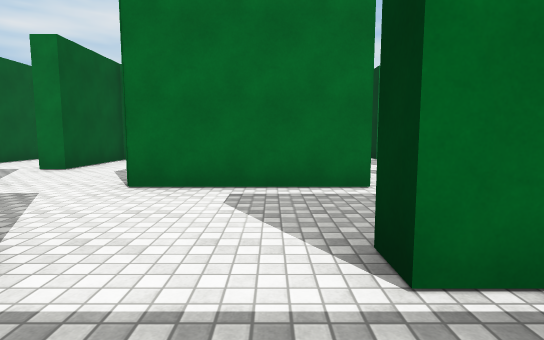
view 1 (above)

23 first-person views from a walk through a 3-D level made in the Unity game engine. The camera is 1.3 m above the floor, tilts 6° down and sees 80° across. The floor is counted in squares, 2 m on a side. Each view is taken from the middle of a square. On the plan, view 1 faces up. The plan holds only what a view shows up to about 10 squares ahead; the rest is blank. The player is left out. Surface patterns are stand-ins for the level's own textures.

view 2
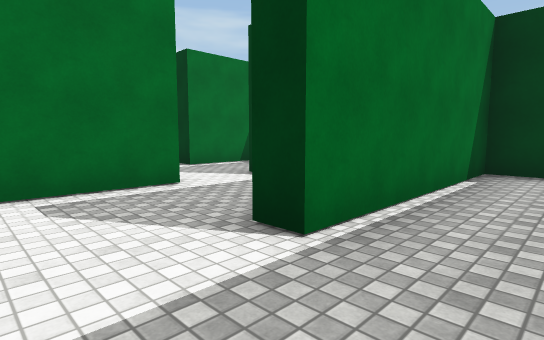

view 3
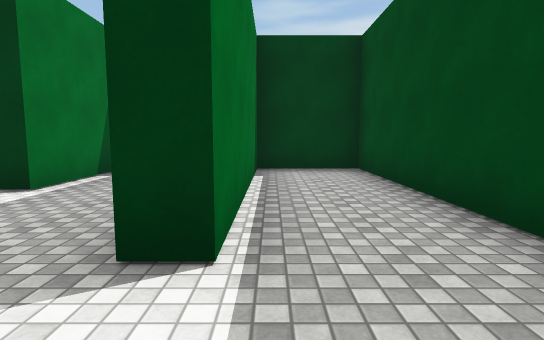

view 4
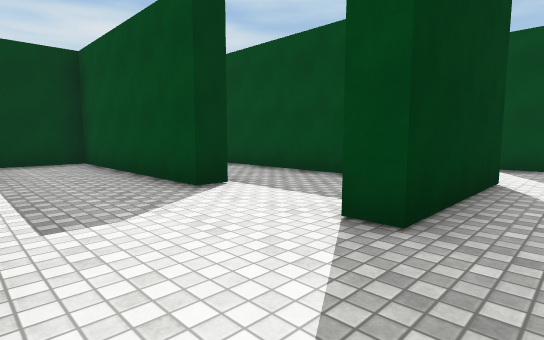

view 5
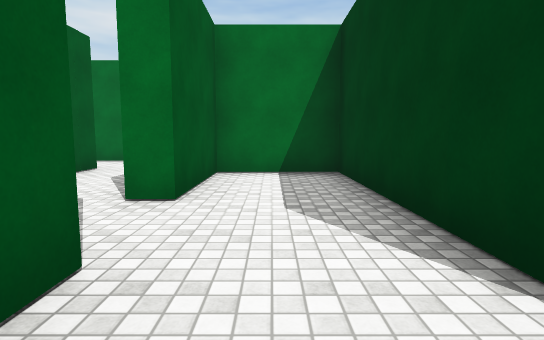

view 6
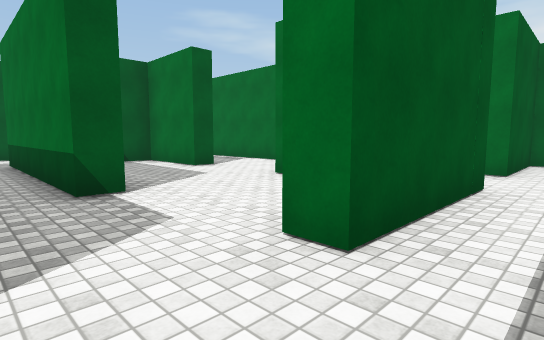

view 7
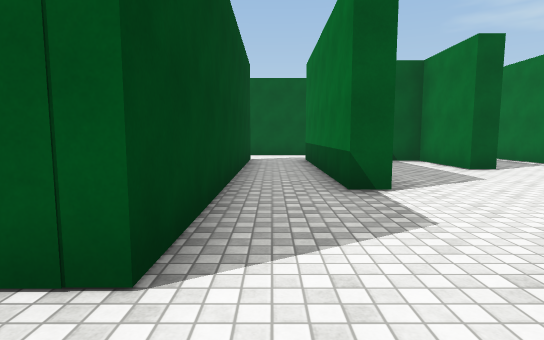

view 8
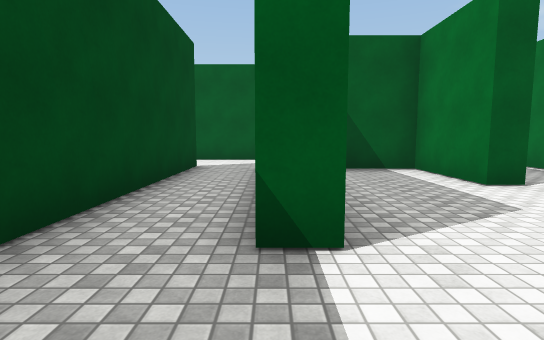

view 9
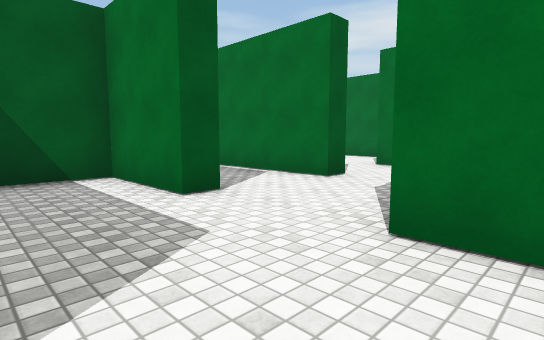

view 10
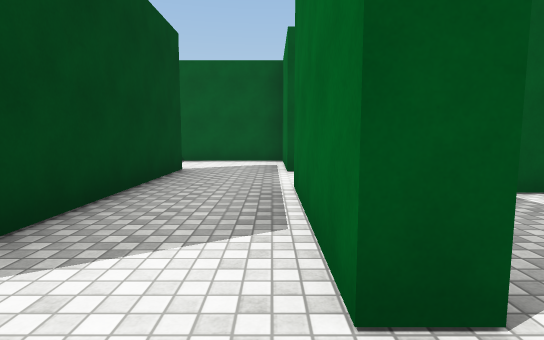

view 11
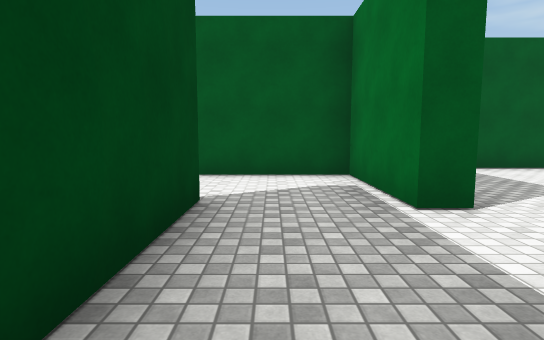

view 12
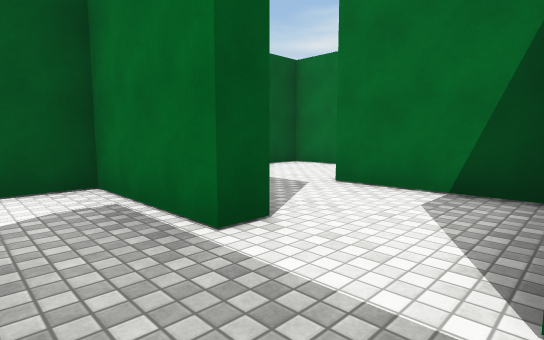

view 13
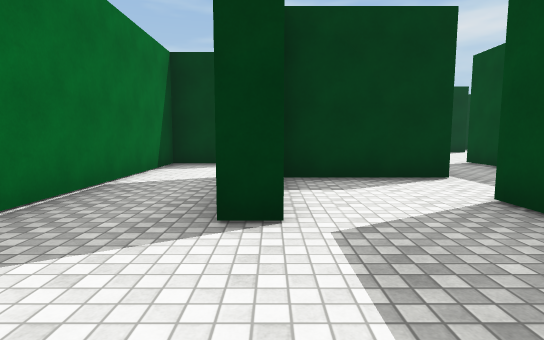

view 14
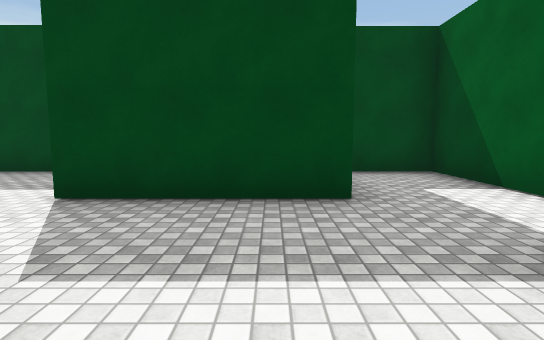

view 15
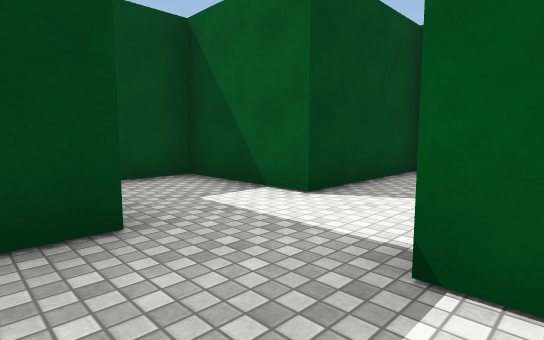

view 16
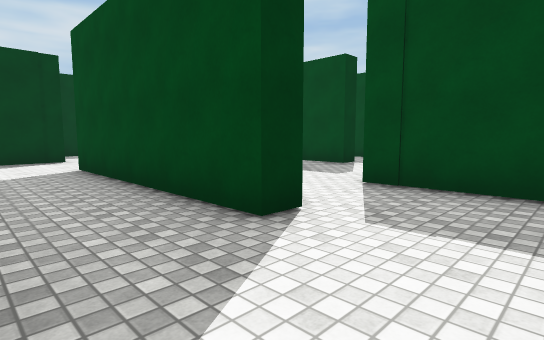

view 17
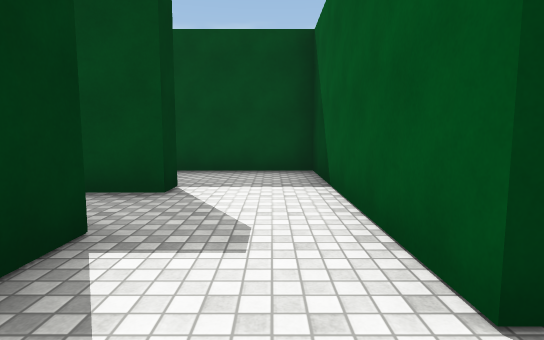

view 18
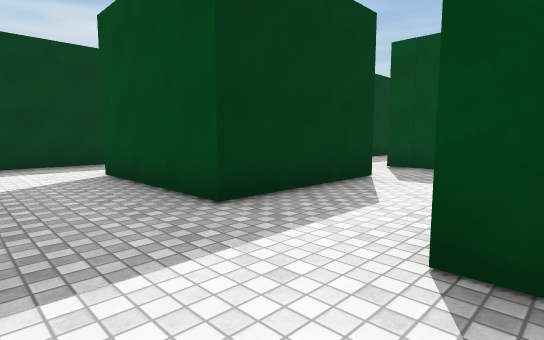

view 19
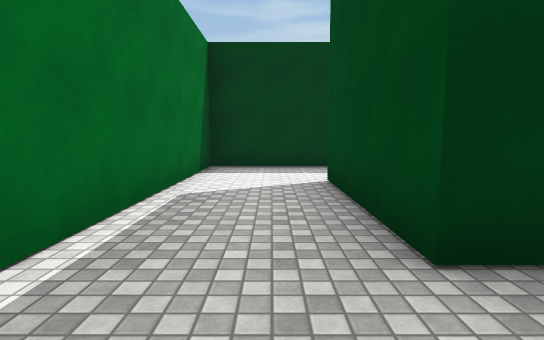

view 20
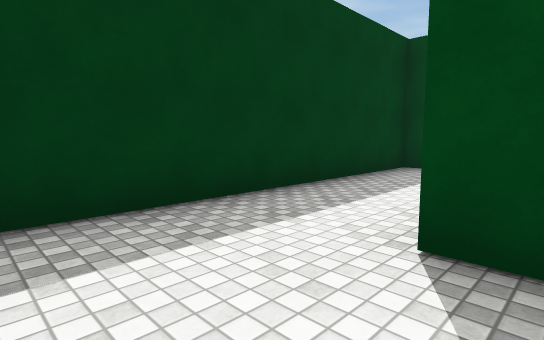

view 21
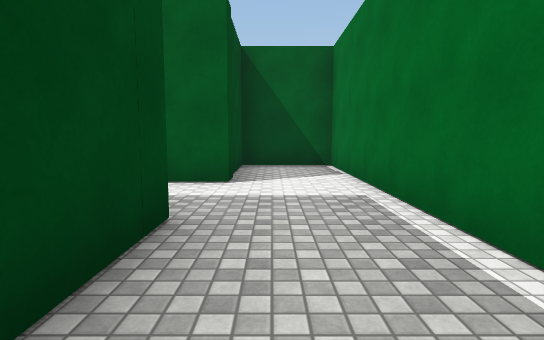

view 22
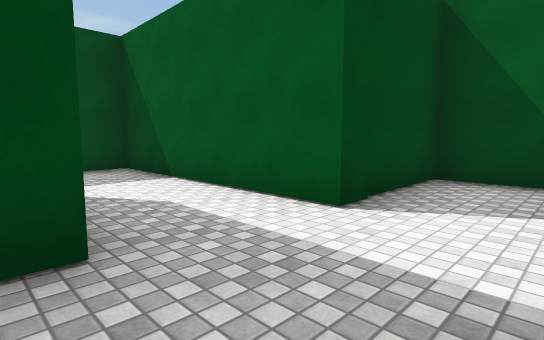

view 23
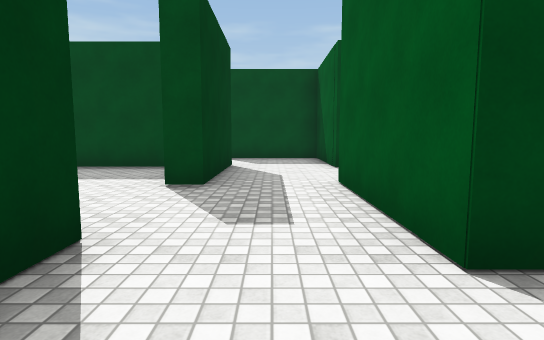

### Floor plan
Ten units are one square. View 1 is at (0, 0); x grows to the right and y downward. Boxes are objects, and circles mark ways between rooms. Rooms are numbered by the first view taken in them; rooms with no view inside come last. Other rooms are left out.
<svg viewBox="-195 -118 253 157">
<path fill="none" stroke="#000" d="M-9 6 53 6 53 -13 7 -13 7 -20M-21 -20 -15 -20M12 -40 -18 -40M-39 -35 -39 -15M-39 -45 -39 -35M-18 -40 -18 -87 -39 -87 -39 -63M-39 -15 -45 -15M-68 -15 -68 -9M-65 6 -43 6 -43 15M-21 12 -21 -20M-90 -63 -121 -63M-70 -40 -70 -52M-138 -68 -138 -63M-142 -43 -90 -43 -90 -38M-136 -89 -146 -89 -146 -95M-161 -113 -174 -113 -174 -84M-169 -68 -138 -68M-116 -91 -116 -86M-189 -68 -189 -43 -174 -43M-95 -102 -95 -113 -144 -113M-142 -38 -142 -43M-138 -63 -163 -63 -163 -36M-158 -20 -138 -20M-118 11 -118 6 -65 6M-138 -20 -138 14M-68 -9 -118 -9 -118 -16M-70 -94 -65 -94 -65 -45 -39 -45M-39 -63 -45 -63 -45 -92 -12 -92M7 -44 7 -113 -90 -113 -90 -92 -70 -92M-90 -38 -113 -38 -113 -24M-61 -40 -70 -40M46 -63 28 -63 28 -69M28 -38 28 -44M-91 -89 -96 -89M-90 -69 -90 -63M7 -20 53 -20 53 -34M48 -38 28 -38M-43 15 -43 34 -16 34M-121 -63 -121 -89 -136 -89"/>
<circle cx="-30" cy="-40" r="3" fill="#2a7"/>
<circle cx="-30" cy="-20" r="3" fill="#2a7"/>
<circle cx="10" cy="-30" r="3" fill="#2a7"/>
<circle cx="-40" cy="-55" r="3" fill="#2a7"/>
<circle cx="-70" cy="0" r="3" fill="#2a7"/>
<circle cx="-70" cy="-25" r="3" fill="#2a7"/>
<circle cx="-35" cy="10" r="3" fill="#2a7"/>
<circle cx="-140" cy="-55" r="3" fill="#2a7"/>
<circle cx="-85" cy="-40" r="3" fill="#2a7"/>
<circle cx="-85" cy="-70" r="3" fill="#2a7"/>
<circle cx="-130" cy="-70" r="3" fill="#2a7"/>
<circle cx="-105" cy="-90" r="3" fill="#2a7"/>
<circle cx="-140" cy="-80" r="3" fill="#2a7"/>
<circle cx="-140" cy="-30" r="3" fill="#2a7"/>
<circle cx="20" cy="-40" r="3" fill="#2a7"/>
<text x="0" y="-10">1</text>
<text x="-30" y="-60">2</text>
<text x="-50" y="-10">3</text>
<text x="-100" y="-50">4</text>
<text x="-150" y="-90">5</text>
<text x="-150" y="-50">6</text>
<text x="-110" y="0">7</text>
<text x="-40" y="-100">8</text>
<text x="-90" y="-30">9</text>
<text x="30" y="-60">10</text>
<text x="-90" y="-80">11</text>
<text x="20" y="-30">12</text>
<text x="-30" y="20">13</text>
<text x="-130" y="-80">14</text>
</svg>
Room 1 opens to room 2. Room 1 opens to room 3. Room 1 opens to room 12. Room 2 opens to room 8. Room 3 opens to room 7. Room 3 opens to room 9. Room 3 opens to room 13. Room 4 opens to room 6. Room 4 opens to room 9. Room 4 opens to room 11. Room 4 opens to room 14. Room 5 opens to room 11. Room 5 opens to room 14. Room 6 opens to room 7. Room 10 opens to room 12.

Where each view was taken, in squares from view 1:
view 1: 0 up, 0 right, facing up
view 2: 0 up, 1 left, facing up-right
view 3: 1 up, 1 left, facing right
view 4: 4 up, 3 left, facing down-right
view 5: 3 up, 3 left, facing up
view 6: 0 up, 3 left, facing up-left
view 7: 0 up, 3 left, facing left
view 8: 1 up, 5 left, facing left
view 9: 2 up, 6 left, facing up-left
view 10: 6 up, 8 left, facing left
view 11: 5 up, 11 left, facing left
view 12: 5 up, 12 left, facing up-left
view 13: 9 up, 17 left, facing right
view 14: 10 up, 16 left, facing down
view 15: 9 up, 16 left, facing down-left
view 16: 6 up, 16 left, facing down-right
view 17: 3 up, 13 left, facing down
view 18: 11 up, 7 left, facing down-right
view 19: 10 up, 6 left, facing right
view 20: 11 up, 2 left, facing down-right
view 21: 10 up, 2 left, facing left
view 22: 11 up, 4 left, facing down-left
view 23: 6 up, 3 left, facing down
